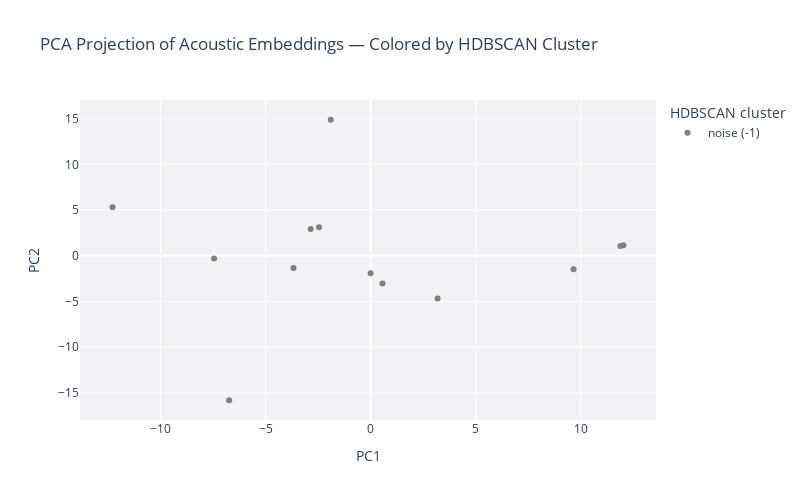

The cell this chart's notebook holds for it:
### Markdown cell above
### Visualize HDBSCAN clusters
PCA scatter plot colored by HDBSCAN clusters

Now we color the same PCA projection by **HDBSCAN** cluster labels:

- Each color = HDBSCAN cluster ID.  
- Label `-1` means “**noise**” or “unclustered / outlier” points.  

This can look quite different from k-means:

- k-means forces every track into some cluster.  
- HDBSCAN is allowed to say, “these tracks don’t belong to any dense group.”

### Code cell
# --- Improved HDBSCAN PCA scatter plot with discrete colors ---

# Convert cluster labels to string categories
emb_df["cluster_hdbscan_str"] = emb_df["cluster_hdbscan"].astype(str)
emb_df.loc[emb_df["cluster_hdbscan"] == -1, "cluster_hdbscan_str"] = "noise (-1)"

# Prepare a high-contrast color palette
palette = px.colors.qualitative.Dark24.copy()

# Ensure noise has a consistent neutral color
noise_color = "#7f7f7f"  # medium grey

unique_clusters = emb_df["cluster_hdbscan_str"].unique().tolist()

# Assign colors: noise gets grey, others use Dark24 cycling
color_map = {}
palette_i = 0
for c in unique_clusters:
    if c == "noise (-1)":
        color_map[c] = noise_color
    else:
        color_map[c] = palette[palette_i % len(palette)]
        palette_i += 1

# Build the figure
fig_h = px.scatter(
    emb_df,
    x="pca_x",
    y="pca_y",
    color="cluster_hdbscan_str",
    color_discrete_map=color_map,             # <-- Force our custom mapping
    hover_name="file_name",
    hover_data={
        "file_path": False,
        "duration_sec": True,
        "cluster_hdbscan": True,
    },
    title="PCA Projection of Acoustic Embeddings — Colored by HDBSCAN Cluster",
    labels={"pca_x": "PC1", "pca_y": "PC2", "cluster_hdbscan_str": "HDBSCAN cluster"},
)

fig_h.update_layout(
    legend_title_text="HDBSCAN cluster",
    width=800,
    height=500,
    plot_bgcolor="#F0F2F5",   # subtle grey to help contrast
)

fig_h.show()

### Figure 1 — Plotly figure (JSON) as saved in the notebook; plotly's stock layout.template omitted (floating-point values rounded to 4 significant figures)
{"data": [{"customdata": [["/Users/souvikmandal/Documents/06_Teaching_Mentoring/LS100_comp_etho/2025/media/audio/music_tracks/Audio_Clips/.wav versions/Mediu Zhiga.wav", 188.1, -1], ["/Users/souvikmandal/Documents/06_Teaching_Mentoring/LS100_comp_etho/2025/media/audio/music_tracks/Audio_Clips/.wav versions/Ra Bacheeza.wav", 187.6, -1], ["/Users/souvikmandal/Documents/06_Teaching_Mentoring/LS100_comp_etho/2025/media/audio/music_tracks/Audio_Clips/[SP] Alfonso Ortiz Tirado - TE QUIERO DIJISTE.mp3", 198.6, -1], ["/Users/souvikmandal/Documents/06_Teaching_Mentoring/LS100_comp_etho/2025/media/audio/music_tracks/Audio_Clips/[SP] Alvaro Carrillo - Pinotepa Nacional.mp3", 186.6, -1], ["/Users/souvikmandal/Documents/06_Teaching_Mentoring/LS100_comp_etho/2025/media/audio/music_tracks/Audio_Clips/[SP] Lagrimas Negras.mp3", 80.34, -1], ["/Users/souvikmandal/Documents/06_Teaching_Mentoring/LS100_comp_etho/2025/media/audio/music_tracks/Audio_Clips/[SP] Los Panchos - Contigo.mp3", 164.6, -1], ["/Users/souvikmandal/Documents/06_Teaching_Mentoring/LS100_comp_etho/2025/media/audio/music_tracks/Audio_Clips/[SP] Los Panchos - Jamas Jamas Jamas.mp3", 180.6, -1], ["/Users/souvikmandal/Documents/06_Teaching_Mentoring/LS100_comp_etho/2025/media/audio/music_tracks/Audio_Clips/[SP] Los Panchos - Te Quiero Dijiste.mp3", 146.0, -1], ["/Users/souvikmandal/Documents/06_Teaching_Mentoring/LS100_comp_etho/2025/media/audio/music_tracks/Audio_Clips/[SP] Soledad y el Mar - Natalia Lafourcade.mp3", 216.2, -1], ["/Users/souvikmandal/Documents/06_Teaching_Mentoring/LS100_comp_etho/2025/media/audio/music_tracks/Audio_Clips/[ZAP] Binni Gula_za - Ni_bixi Dxi Zina.mp3", 176.8, -1], ["/Users/souvikmandal/Documents/06_Teaching_Mentoring/LS100_comp_etho/2025/media/audio/music_tracks/Audio_Clips/[ZAP] Mediu Zhiga.mp3", 188.1, -1], ["/Users/souvikmandal/Documents/06_Teaching_Mentoring/LS100_comp_etho/2025/media/audio/music_tracks/Audio_Clips/[ZAP] Ra Bacheeza.mp3", 187.6, -1], ["/Users/souvikmandal/Documents/06_Teaching_Mentoring/LS100_comp_etho/2025/media/audio/music_tracks/Audio_Clips/[ZAP] Sabor a Mi - Trio Galenos Y Mario Carrillo.mp3", 55.68, -1]], "hovertemplate": "<b>%{hovertext}</b><br><br>HDBSCAN cluster=noise (-1)<br>PC1=%{x}<br>PC2=%{y}<br>duration_sec=%{customdata[1]}<br>cluster_hdbscan=%{customdata[2]}<extra></extra>", "hovertext": ["Mediu Zhiga.wav", "Ra Bacheeza.wav", "[SP] Alfonso Ortiz Tirado - TE QUIERO DIJISTE.mp3", "[SP] Alvaro Carrillo - Pinotepa Nacional.mp3", "[SP] Lagrimas Negras.mp3", "[SP] Los Panchos - Contigo.mp3", "[SP] Los Panchos - Jamas Jamas Jamas.mp3", "[SP] Los Panchos - Te Quiero Dijiste.mp3", "[SP] Soledad y el Mar - Natalia Lafourcade.mp3", "[ZAP] Binni Gula_za - Ni_bixi Dxi Zina.mp3", "[ZAP] Mediu Zhiga.mp3", "[ZAP] Ra Bacheeza.mp3", "[ZAP] Sabor a Mi - Trio Galenos Y Mario Carrillo.mp3"], "legendgroup": "noise (-1)", "marker": {"color": "#7f7f7f", "symbol": "circle"}, "mode": "markers", "name": "noise (-1)", "orientation": "v", "showlegend": true, "type": "scatter", "x": [-2.453, 12.03, -6.731, -1.892, -7.446, -3.669, 0.5657, 9.655, 3.185, 0.0006639, -2.852, 11.88, -12.28], "xaxis": "x", "y": [3.132, 1.147, -15.79, 14.88, -0.2857, -1.339, -3.033, -1.464, -4.668, -1.896, 2.933, 1.084, 5.303], "yaxis": "y"}], "layout": {"height": 500, "legend": {"title": {"text": "HDBSCAN cluster"}, "tracegroupgap": 0}, "plot_bgcolor": "#F0F2F5", "title": {"text": "PCA Projection of Acoustic Embeddings — Colored by HDBSCAN Cluster"}, "width": 800, "xaxis": {"anchor": "y", "domain": [0, 1], "title": {"text": "PC1"}}, "yaxis": {"anchor": "x", "domain": [0, 1], "title": {"text": "PC2"}}}}
